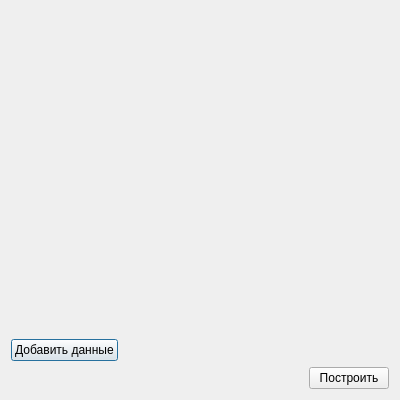
<?xml version="1.0" encoding="UTF-8"?>
<ui version="4.0">
 <class>options_for_graphs</class>
 <widget class="QDialog" name="options_for_graphs">
  <property name="geometry">
   <rect>
    <x>0</x>
    <y>0</y>
    <width>400</width>
    <height>400</height>
   </rect>
  </property>
  <property name="windowTitle">
   <string>Параметры построения</string>
  </property>
  <layout class="QVBoxLayout" name="verticalLayout">
   <item>
    <layout class="QGridLayout" name="gridLayout" rowstretch="0">
     <property name="sizeConstraint">
      <enum>QLayout::SetDefaultConstraint</enum>
     </property>
    </layout>
   </item>
   <item>
    <spacer name="verticalSpacer">
     <property name="orientation">
      <enum>Qt::Vertical</enum>
     </property>
     <property name="sizeHint" stdset="0">
      <size>
       <width>20</width>
       <height>40</height>
      </size>
     </property>
    </spacer>
   </item>
   <item>
    <layout class="QHBoxLayout" name="horizontalLayout_2">
     <item>
      <widget class="QPushButton" name="button_add_data">
       <property name="text">
        <string>Добавить данные</string>
       </property>
      </widget>
     </item>
     <item>
      <spacer name="horizontalSpacer_2">
       <property name="orientation">
        <enum>Qt::Horizontal</enum>
       </property>
       <property name="sizeHint" stdset="0">
        <size>
         <width>40</width>
         <height>20</height>
        </size>
       </property>
      </spacer>
     </item>
    </layout>
   </item>
   <item>
    <layout class="QHBoxLayout" name="horizontalLayout">
     <property name="sizeConstraint">
      <enum>QLayout::SetMinimumSize</enum>
     </property>
     <item>
      <spacer name="horizontalSpacer">
       <property name="orientation">
        <enum>Qt::Horizontal</enum>
       </property>
       <property name="sizeType">
        <enum>QSizePolicy::Expanding</enum>
       </property>
       <property name="sizeHint" stdset="0">
        <size>
         <width>40</width>
         <height>20</height>
        </size>
       </property>
      </spacer>
     </item>
     <item>
      <widget class="QPushButton" name="DrawGraphButton">
       <property name="text">
        <string>Построить</string>
       </property>
      </widget>
     </item>
    </layout>
   </item>
  </layout>
 </widget>
 <resources/>
 <connections/>
</ui>
